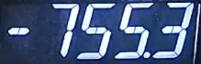
#> input picture images/led.png, 201 x 64 px, found by its file name
$ python edit_img.py
#> lines starting #> are read from the running program, lines starting #| are printed output that depends on the picture
from PIL import Image

def resize_image(input_path, output_path, scale_factor):
    # 이미지 열기
#> called with input_path = '/workspace/images/led.png', output_path = '/workspace/images/led_resized.jpg', scale_factor = 4
    img = Image.open(input_path)
#> img is the input picture: PIL image 201x64 RGBA; mean R, G, B, A 72.2, 91, 127.8, 255

    # 새로운 크기 계산
    new_size = (int(img.width * scale_factor), int(img.height * scale_factor))
#> new_size = (804, 256)

    # 이미지 크기 변경
    resized_img = img.resize(new_size, Image.Resampling.LANCZOS)
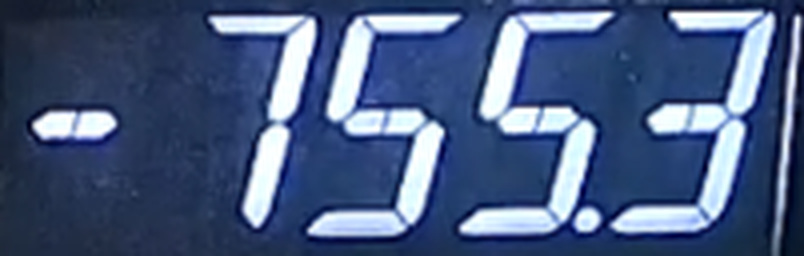
#> resized_img: PIL image 804x256 RGBA; mean R, G, B, A 72.2, 90.9, 127.6, 255

    # JPEG 형식으로 저장하기 위해 RGB 모드로 변환
    if resized_img.mode == 'RGBA':
        resized_img = resized_img.convert('RGB')
#> resized_img: PIL image 804x256 RGB

    # 새로운 이름으로 이미지 저장
    resized_img.save(output_path)

if __name__ == "__main__":
    input_path = "/workspace/images/led.png"  # 원본 이미지 파일 경로
    output_path = "/workspace/images/led_resized.jpg"  # 저장할 이미지 파일 경로
    scale_factor = 4  # 이미지 크기를 두 배로 키움

    resize_image(input_path, output_path, scale_factor)
